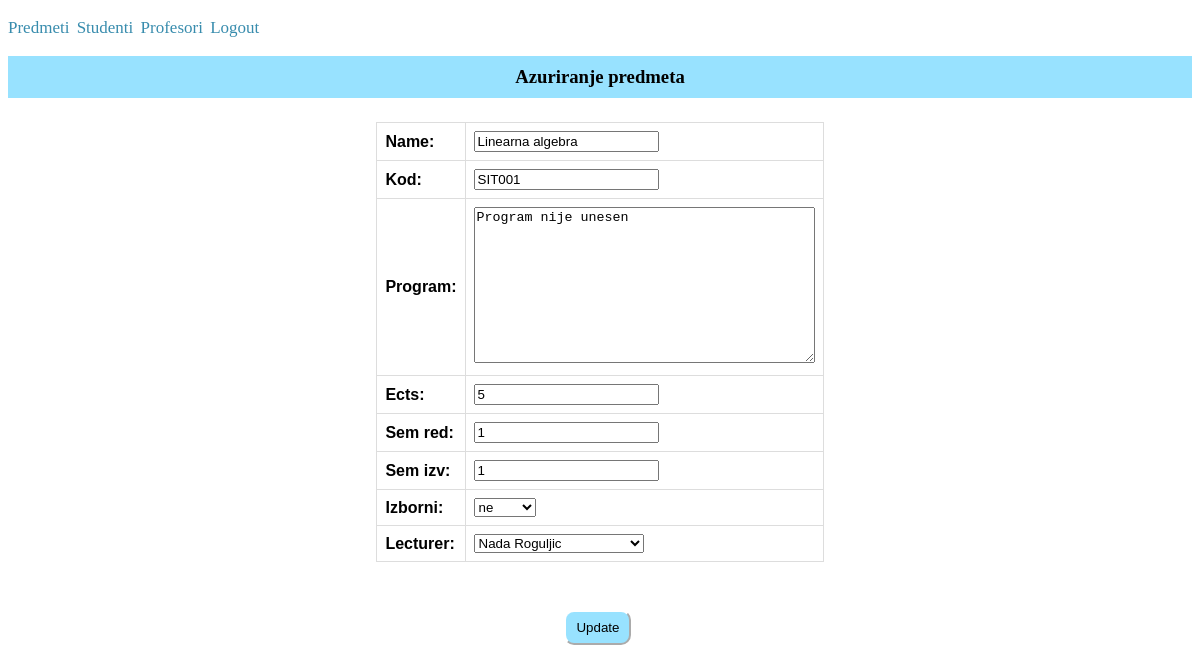
Page /update_subject/1/ (signed in) on the committed database.
### app1/models.py (models this page shows, shortened)
class Predmeti(models.Model):
    IZBORNI = (('DA', 'da'), ('NE', 'ne'))
    name = models.CharField(max_length=255)
    kod = models.CharField(max_length=16)
    program = models.TextField()
    ects = models.IntegerField()
    sem_red = models.IntegerField()
    sem_izv = models.IntegerField()
    izborni = models.CharField(max_length=50, choices=IZBORNI)
    lecturer = models.ForeignKey(Korisnik, on_delete=models.CASCADE, blank=True, null=True)

### app1/decorators.py (the view)
    def wrap(request, *args, **kwargs):
        if request.user.is_superuser:
            return function(request, *args, **kwargs)
        else:
            return redirect('front_page')

### app1/forms.py
class PredmetiForm(forms.ModelForm):
    def __init__(self, *args, **kwargs):
        super().__init__(*args, **kwargs)
        self.fields.get('lecturer').queryset = Korisnik.objects.filter(role='profesor')
    class Meta:
        model = Predmeti
        fields = ['name', 'kod', 'program', 'ects', 'sem_red', 'sem_izv', 'izborni', 'lecturer']

### app1/models.py (called while the page is built)
    def __str__(self):
        return ' %s %s' % (self.first_name, self.last_name)

### app1/views.py (called while the page is built)
@admin_required
def update_subject(request, subject_id):
    subject_id = Predmeti.objects.get(id = subject_id)
    if request.method == 'GET':
            subject_to_update = PredmetiForm(instance = subject_id)
            return render(request, 'update_subject.html', {'form': subject_to_update})
    elif request.method == 'POST':
            subject_to_update = PredmetiForm(request.POST, instance = subject_id)
            if subject_to_update.is_valid():
                subject_to_update.save()
                return redirect('review_subjects')
    else:
        return HttpResponse("Dogodila se greska!")

### app1/templates/update_subject.html (shortened to what this page needs)
{% extends 'base.html' %}
{% block update_subject_block %}
<h3>Azuriranje predmeta</h3>
<form method="POST">
    <table>
       {{form}}
    </table><br><br>
    <input type="submit" value="Update" class="form">
</form>
{% endblock %}

### app1/static/css/style.css (style rules this page uses)
table { font-family: arial, sans-serif; border-collapse: collapse; margin-left: auto; margin-right: auto; margin-top: 2%; }
td, th { border: 1px solid #dddddd; text-align: left; padding: 8px; }
h3 { text-align: center; padding:10px 15px; background-color: rgba(127, 219, 255, 0.805); }
.form { position: relative; left: 47%; margin-top:1%; padding:8px 10px; border-radius: 10px; background-color: rgba(127, 219, 255, 0.805); border-color: white; }

### rows in the picture
Predmeti: name "Linearna algebra", kod "SIT001", program "Program nije unesen", ects "5", sem_red "1", sem_izv "1", izborni "ne", lecturer "Nada Roguljic"
